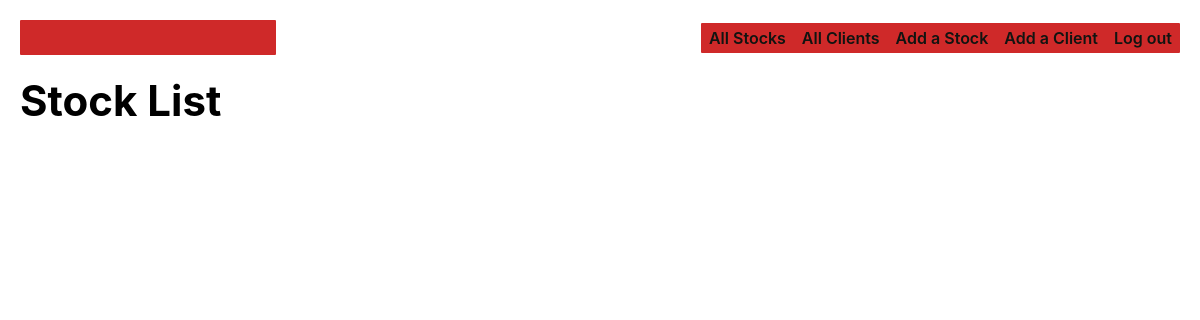
The page /stocks/ (signed in) on the database as committed earlier.
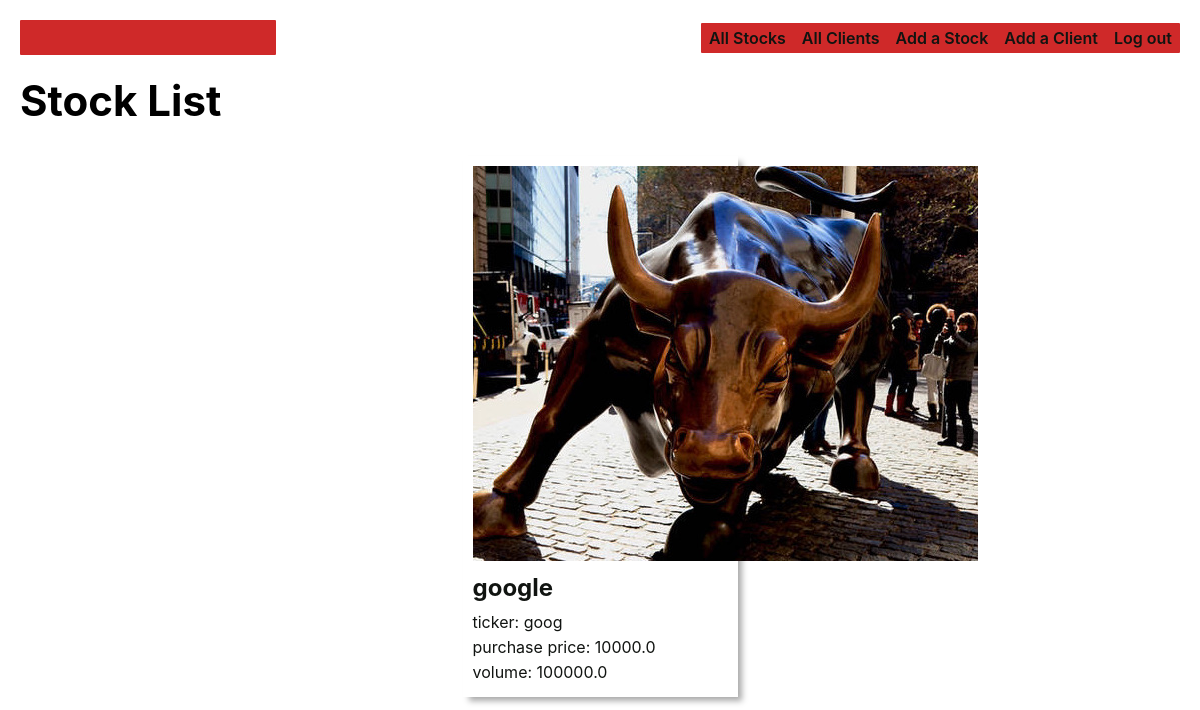
The same page on the database as committed later.
### main_app/models.py (models this page shows, shortened)
class Stock(models.Model):
    name = models.CharField(max_length=50)
    ticker = models.CharField(max_length=20)
    purchase_price = models.FloatField()
    volume = models.FloatField()
    clients = models.ManyToManyField(Client)
    user = models.ForeignKey(User, on_delete=models.CASCADE)

### main_app/views.py (the view)
# urls.py: path('stocks/', views.stocks_index,name='stocks_index'),
@login_required
def stocks_index(request):
  stocks = Stock.objects.filter(user=request.user)
  return render(request, 'stocks/index.html', {'stocks':stocks})

### main_app/templates/stocks/index.html (shortened to what this page needs)
{% extends 'base.html' %}
{% load static %}
{% block head %}
<link rel="stylesheet" type='text/css' href="{% static 'css/stock-index.css' %}">
{% endblock %}
{% block content %}
<section class="page-header">
  <h1>Stock List</h1>
</section>
<section class='card-container'>
  {% for stock in stocks %}
    <div class="card">
      <a href="{% url 'stocks_detail' stock.id %}">
        <div class="card-content">
          <div class="card-img-container">
            {% if stock.photo.url %}
              <img
                src="{{stock.photo.url}}"
                alt="A photo of {{stock.name}}"
                class="usr-img"
              >
            {% else %}
              <img
                src="{% static 'images/wallstreet_bull.jpeg' %}"
                alt="wallstreet bull"
              >
            {% endif %}
          </div>
          <h2 class="card-title">{{ stock.name }}</h2>
            <p>ticker: {{stock.ticker}}</p>
            <p>purchase price: {{stock.purchase_price}}</p>
          <p>volume: {{stock.volume}}</p>
        </div>
      </a>
    </div>
  {% endfor %}
</section>
{% endblock %}

### main_app/templates/base.html (shortened to what this page needs)
{% load static %}
<!DOCTYPE html>
<html lang="en">
<head>
  <link rel="stylesheet" type='text/css' href="{% static 'css/base.css' %}">
  {% block head %}
  {% endblock %}
</head>
<body>
  <header>
    <div class="header-logo-container">
    </div>
    <nav>
      <ul>
        {% if user.is_authenticated %}
          <li><a href="{% url 'stocks_index' %}">All Stocks</a></li>
          <li><a href="{% url 'clients_index' %}">All Clients</a></li>
          <li><a href="{% url 'stocks_create' %}">Add a Stock</a></li>
          <li><a href="{% url 'clients_create' %}">Add a Client</a></li>
          <li><a href="{% url 'logout' %}">Log out</a></li>
        {% else %}
          <li><a href="{% url 'about' %}">About</a></li>
          <li><a href="{% url 'home' %}">Login</a></li>
          <li><a href="{% url 'signup' %}">Sign Up</a></li>
        {% endif %}
      </ul>
    </nav>
  </header>
  <main>
    {% block content %}
    {% endblock %}
  </main>
</body>
</html>

### main_app/static/css/base.css (style rules this page uses)
html { box-sizing: border-box }
*, *::before, *::after { box-sizing: inherit; }
:root { font-size: 62.5% }
body { margin: 0; display: flex; flex-direction: column; align-items: center; font-family: -apple-system, BlinkMacSystemFont, 'Segoe UI', 'Roboto', 'Oxygen', 'Ubuntu', 'Cantarell', 'Fira Sans', 'Droid Sans', 'Helvetica Neue', sans-serif; min-height: 100vh; --nav-bg: rgba(104, 197, 248, .7); --nav-bg-ff: rgba(104, 197, 248, .9); --borders: rgb(36, 116, 248) solid 0px; --text-color: rgb(17, 20, 17); --link-hover-color: rgb(16, 56, 158); --button-bg: rgb(245, 245, 245); --button-bg-hover: rgb(226, 226, 226); --submit: rgb(26, 128, 0); --warn: rgb(255, 102, 0); --danger: rgb(220, 20, 30); --secondary: rgb(57, 57, 57); --card-box-shadow: 5px 5px 6px -1px #AAA; --font-xtreme: 4.2rem; --font-xxl: 3.6rem; --font-xl: 2.4rem; --font-l: 1.8rem; --font-reg: 1.6rem; --card-border-radius: 6px; }
header { width: 100%; background: var(--nav-bg-ff); border-bottom: var(--borders); }
nav { margin: 10px; }
ul { margin: 0; list-style: none; padding: 0; }
main { width: 100%; }
nav a { text-decoration: none; color: var(--text-color); font-weight: 600; font-size: 16px; }
nav ul { display: flex; align-items: center; justify-content: center; flex-wrap: wrap; }
nav li { padding: 5px 8px; }
.header-logo-container { margin: auto; padding: 10px 20px 0; max-width: 500px; }
.page-header { display: flex; align-items: center; margin: 20px; }
.page-header h1 { font-size: var(--font-xxl); margin: 0; }
@media only screen and (min-width: 768px) { header { position: sticky; display: flex; flex-direction: row; top: 0; align-items: center; } }
@media only screen and (min-width: 768px) { main { max-width: 1300px; min-height: calc(100vh - 53px); } }
@media only screen and (min-width: 768px) { nav, .header-logo-container { margin: 10px 0; padding: 0 0 0 0; } }
@media only screen and (min-width: 768px) { .header-logo-container { padding-top: 3px; } }
@media only screen and (min-width: 768px) { nav { margin-left: auto; display: flex; justify-content: center; } }
@media only screen and (min-width: 768px) { nav ul { flex-wrap: nowrap; } }
@media only screen and (min-width: 768px) { .header-logo-container { width: 213px; } }
@media only screen and (min-width: 768px) { .page-header h1 { font-size: var(--font-xtreme); } }
@media only screen and (min-width: 1024px) { main { min-height: calc(100vh - 55px); } }
@media only screen and (min-width: 1024px) { header { margin: 20px 20px 0 20px; width: calc(100vw - 40px); max-width: 1920px; top: 20px; background-color: transparent; border-bottom: none; } }
@media only screen and (min-width: 1024px) { nav, .header-logo-container { margin: 0; background: var(--nav-bg-ff); border: var(--borders); border-radius: 1px; } }
@media only screen and (min-width: 1024px) { nav { margin-left: auto; } }
@media only screen and (min-width: 1024px) { .header-logo-container { padding-top: 6px; width: 256px; height: 35px; } }

### main_app/static/css/stock-index.css (style rules this page uses)
.card-container { padding: 0 30px; display: flex; justify-content: center; flex-wrap: wrap; }
.card { width: 275px; margin: 10px; border: var(--borders); box-shadow: var(--card-box-shadow); }
.card-content { padding: 10px; width: 100%; }
.card > a { text-decoration: none; color: var(--text-color); }
.card h2 { margin: 10px 0; font-size: var(--font-xl); }
.card p { margin: 5px 0; font-size: var(--font-reg); }

Rows that differ between the two databases and show on the page:
added Stock: name "google", ticker "goog", purchase_price "10000.0", volume "100000.0"
